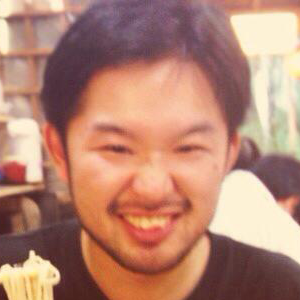
#> input picture 01_study/11_color/sample.png, 300 x 300 px
$ python mycolor.py
#> lines starting #> are read from the running program, lines starting #| are printed output that depends on the picture
# -*- coding: utf-8 -*-
import cv2
import numpy as np
original = cv2.imread('sample.png', 1)
#> original is the input picture: shape (300, 300, 3); mean B, G, R 114.9, 133.5, 182.8
img = original.copy()
dst = np.zeros(img.shape,np.uint8)

hsv = cv2.cvtColor(img,cv2.COLOR_BGR2HSV)
#> hsv: shape (300, 300, 3); mean H, S, V 45.9, 99.4, 182.9

colorRange = [0,10]
thanSaturate = 0
thanValue = 0

for x in xrange(0,img.shape[1]):
  for y in xrange(0,img.shape[0]):
    # HSV
    if hsv[y,x][0] >= colorRange[0] and hsv[y,x][0] < colorRange[1] and hsv[y,x][1] > thanSaturate and hsv[y,x][2] > thanValue:
      radius = 1
      color = tuple([255,0,0])
      thicness = 1
      cv2.circle(img,tuple([x,y]),radius,color,thicness)

      dst[y,x] = img[y,x]
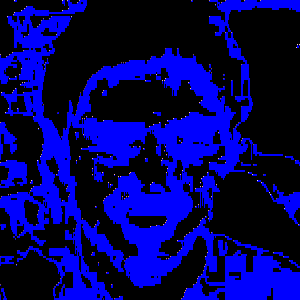
#> dst: shape (300, 300, 3); mean B, G, R 96.2, 0.5, 0.8
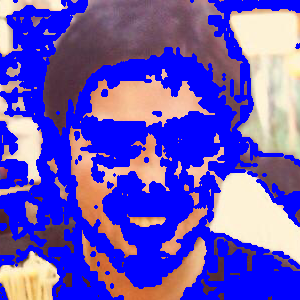
#> img: shape (300, 300, 3); mean B, G, R 190.3, 81.5, 101.5

cv2.imshow('Original',original)
cv2.imshow('Add',img)
cv2.imshow('Diff',dst)
cv2.imwrite('add.png',img)
cv2.imwrite('diff.png',dst)
cv2.waitKey(0)
